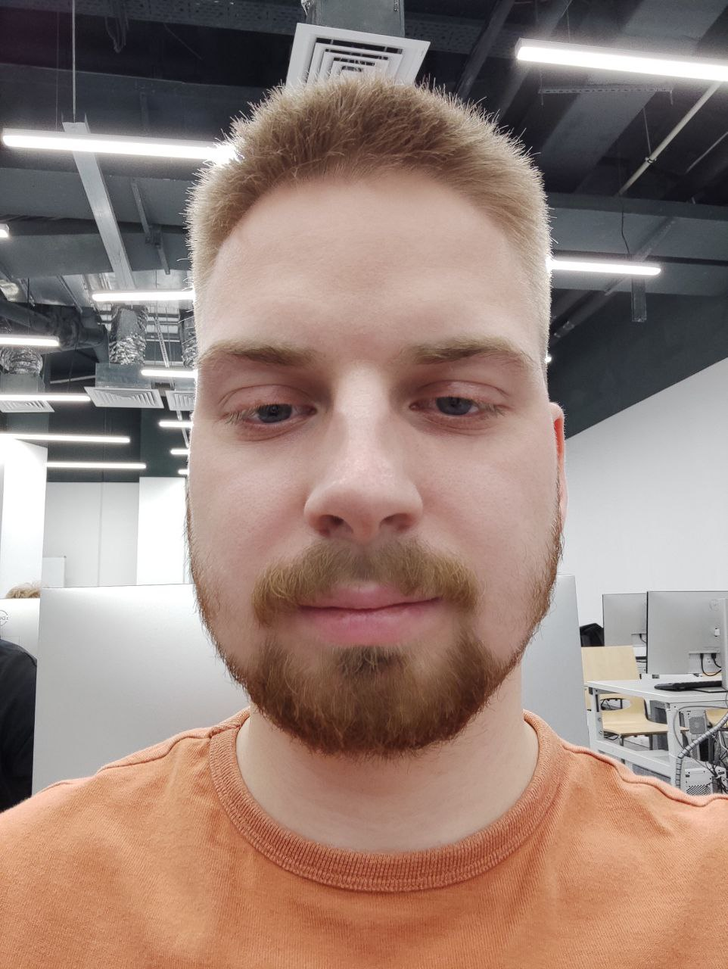
//> input picture portrait_mode/images/portrait.png, 728 x 969 px, shrunk from 962 x 1280 before the run
$ ./main ../images/portrait.png ../images/portrait.png   (built with g++ and OpenCV 4)
//> lines starting //> are read from the running program, lines starting //| are printed output that depends on the picture
### portrait_mode/src/inc/utils.hpp
#ifndef MY_PROJECT_UTILS_H
#define MY_PROJECT_UTILS_H


#include <iostream>
#include <opencv2/opencv.hpp>
#include <opencv2/core/hal/intrin.hpp>
#include <opencv2/core/hal/intrin_sse.hpp>

cv::Mat enhance(cv::Mat const& f, cv::Mat const& w, float lam);

#endif // MAX_MIN_FILTER_UTILS_H

### portrait_mode/src/utils.cpp
#include "utils.hpp"


cv::Mat enhance(cv::Mat const& f, cv::Mat const& w, float lam) {
    cv::Mat f_float;
    f.convertTo(f_float, CV_32F);
    u_int16_t Ny = f_float.rows;
    u_int16_t Nx = f_float.cols;

    // Finding grad_f
    cv::Mat grad_fx(Ny, Nx, CV_32F);
    cv::Mat grad_fy(Ny, Nx, CV_32F);
    cv::Sobel(f_float, grad_fx, CV_32F, 1, 0);
    cv::Sobel(f_float, grad_fy, CV_32F, 0, 1);

    // Finding gx, gy
    cv::Mat gx(Ny, Nx, CV_32FC2, cv::Scalar(0,0));
    cv::Mat gy(Ny, Nx, CV_32FC2, cv::Scalar(0,0));
    cv::Mat complex_f(Ny, Nx, CV_32FC2, cv::Scalar(0,0));
    for (int y = 0; y < Ny; ++y) {
        for (int x = 0; x < Nx; ++x) {
            gx.at<cv::Vec2f>(y, x)[0] = grad_fx.at<float>(y, x) * w.at<uchar>(y, x) / 100.0;
            gy.at<cv::Vec2f>(y, x)[0] = grad_fy.at<float>(y, x) * w.at<uchar>(y, x) / 100.0;
            complex_f.at<cv::Vec2f>(y, x)[0] = f_float.at<float>(y, x);
        }
    }

    // Furie
    cv::Mat Gx(Ny, Nx, CV_32FC2);
    cv::Mat Gy(Ny, Nx, CV_32FC2);
    cv::Mat F(Ny, Nx, CV_32FC2);
    cv::dft(gx, Gx);
    cv::dft(gy, Gy);
    cv::dft(complex_f, F);

    // D
    cv::Mat Dx(Ny, Nx, CV_32FC2, cv::Scalar(0, 0));
    cv::Mat Dy(Ny, Nx, CV_32FC2, cv::Scalar(0, 0));

    for (int y = 0; y < Ny; ++y) {
        for (int x = 0; x < Nx; ++x) {
            float real_part = 0.0f;
            float imag_part = std::sin(2 * M_PI * x / static_cast<float>(Nx));
            Dx.at<cv::Vec2f>(y, x) = cv::Vec2f(real_part, imag_part);
            real_part = 0.0f;
            imag_part = std::sin(2 * M_PI * y / static_cast<float>(Ny));
            Dy.at<cv::Vec2f>(y, x) = cv::Vec2f(real_part, imag_part);
        }
    }

    cv::Mat Mult1(Ny, Nx, CV_32FC2, cv::Scalar(0, 0));
    cv::Mat Mult2(Ny, Nx, CV_32FC2, cv::Scalar(0, 0));
    cv::Mat Ones(Ny, Nx, CV_32FC2, cv::Scalar(1, 0));

    cv::mulSpectrums(Dx, Gx, Mult1, 0);
    cv::mulSpectrums(Dy, Gy, Mult2, 0);
    cv::Mat num = -F + lam * Mult1 + lam * Mult2;

    cv::mulSpectrums(Dx, Dx, Mult1, 0);
    cv::mulSpectrums(Dy, Dy, Mult2, 0);
    cv::Mat den = lam * Mult1 + lam * Mult2 - Ones;

    cv::Mat U(Ny, Nx, CV_32FC2, cv::Scalar(0, 0));
    cv::divSpectrums(num, den, U, 0);

    cv::Mat u;
    cv::idft(U, u, cv::DFT_SCALE | cv::DFT_REAL_OUTPUT);
    u.convertTo(u, CV_8U);

    return u;
}

### portrait_mode/src/main.cpp
#include <vector>

#include "utils.hpp"


int main(int argc, char const* argv[]) {
    cv::Mat src = cv::imread(argv[1]);
//> src is the input picture: 969 rows x 728 cols, CV_8UC3; mean B, G, R 120.2, 129.3, 152.1
    cv::Mat bad_mask = cv::imread(argv[2]);

    if (src.empty()) {
        std::cerr << "ERROR! Unable to open image" << std::endl;
        return -1;
    }

    // Create mask with w
    u_int16_t Ny = src.rows;
//> Ny = 969
    u_int16_t Nx = src.cols;
//> Nx = 728
    cv::Mat mask(Ny, Nx, CV_8U, cv::Scalar(0));
    for (int y = 0; y < Ny; ++y) {
        for (int x = 0; x < Nx; ++x) {
            if (bad_mask.at<cv::Vec3b>(y, x) != cv::Vec3b(0, 0, 0)) {
                mask.at<uchar>(y, x) = 255;
            }
        }
    }
//> mask: 969 rows x 728 cols, CV_8UC1; every value is 255

    cv::Mat f = src;
    std::vector<cv::Mat> channels;
    cv::split(f, channels);
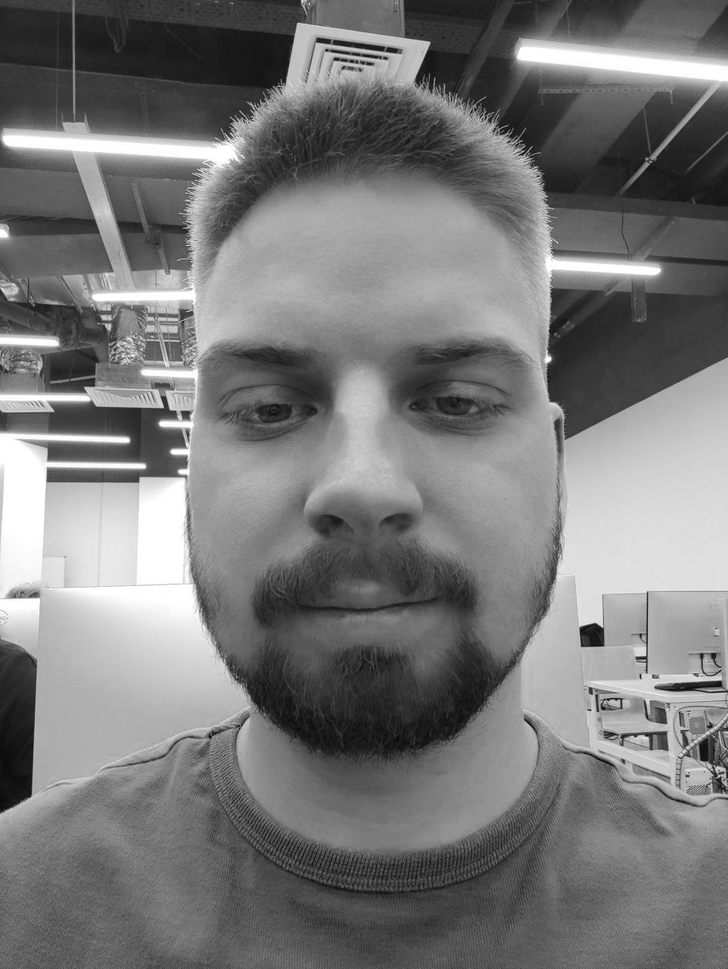
//> channels[0]: 969 rows x 728 cols, CV_8UC1; min 0, max 255, mean 120.2
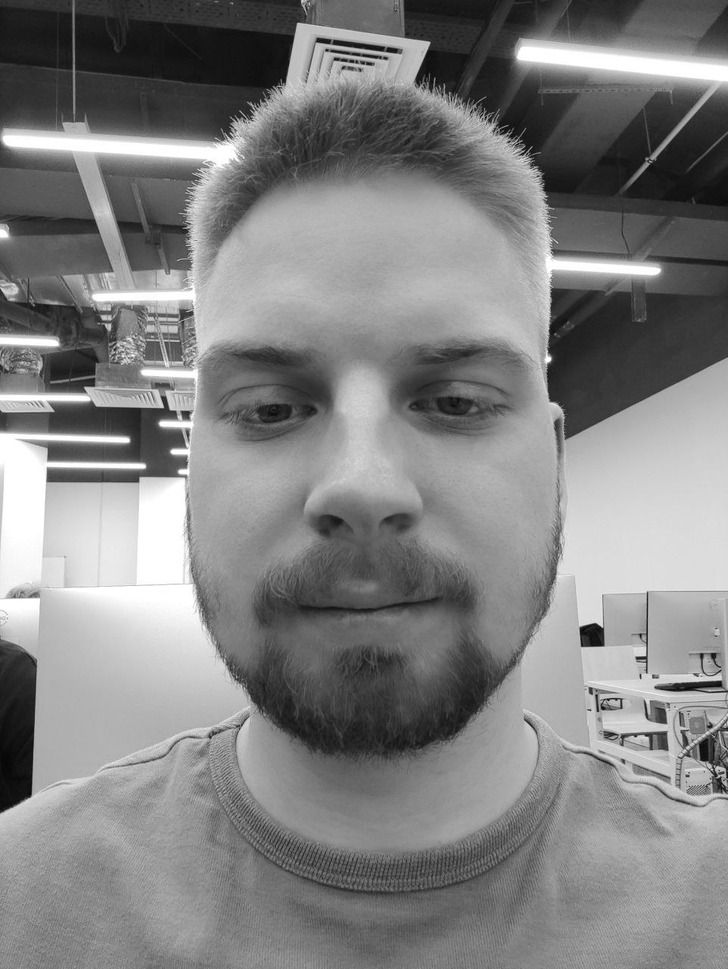
//> channels[1]: 969 rows x 728 cols, CV_8UC1; min 4, max 255, mean 129.3
    cv::Mat f1 = channels[0];
    cv::Mat f2 = channels[1];
    cv::Mat f3 = channels[2];

    float object_scale = 150;
    float background_scale = 1;
    cv::Mat m(Ny, Nx, CV_8U);
    cv::cvtColor(src, m, cv::COLOR_BGR2GRAY);
    for (int y = 0; y < Ny; ++y) {
        for (int x = 0; x < Nx; ++x) {
            if (mask.at<uchar>(y, x) != 0) {
                m.at<uchar>(y, x) = object_scale;
            }
            else {
                m.at<uchar>(y, x) = background_scale;
            }
        }
    }
//> m: 969 rows x 728 cols, CV_8UC1; every value is 150
    cv::Mat m_clone = m.clone();
    // m.convertTo(m, CV_32F);

    float l = 0.5;
    cv::Mat ch1 = enhance(f1, m, l);
//> in enhance, `cv::Sobel(f_float, grad_fy, CV_32F, 0, 1);`:
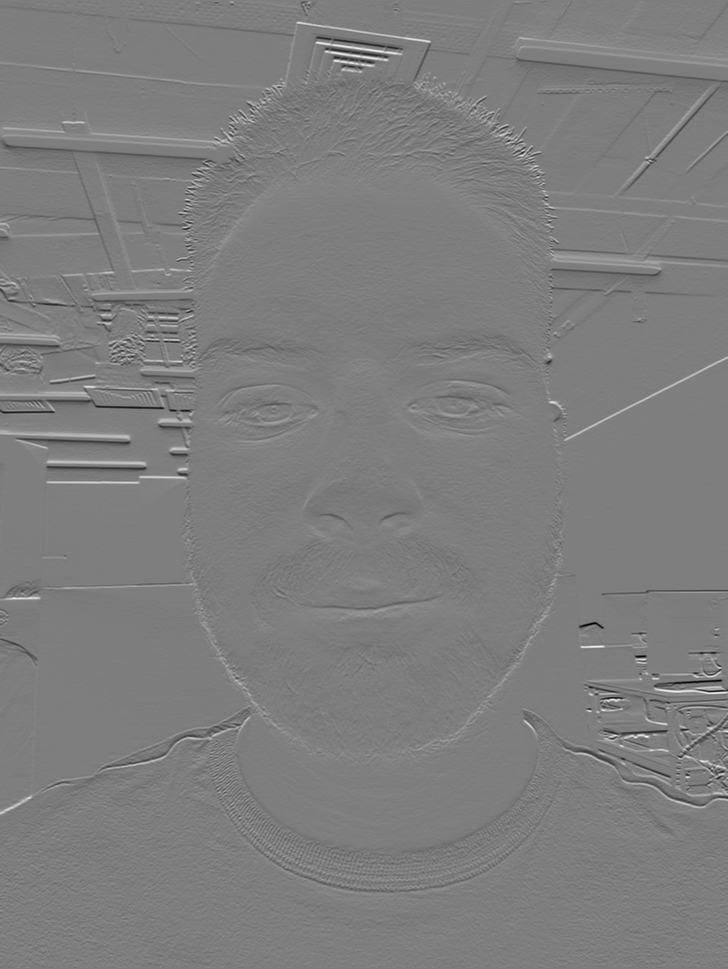
//> grad_fy: 969 rows x 728 cols, CV_32FC1; min -742, max 759, mean 0.2; drawn with min black and max white
    cv::Mat ch2 = enhance(f2, m, l);
    cv::Mat ch3 = enhance(f3, m, l);
//> call 3 of enhance, with lam = 0.5
//> in enhance (call 3), `cv::idft(U, u, cv::DFT_SCALE | cv::DFT_REAL_OUTPUT);`:
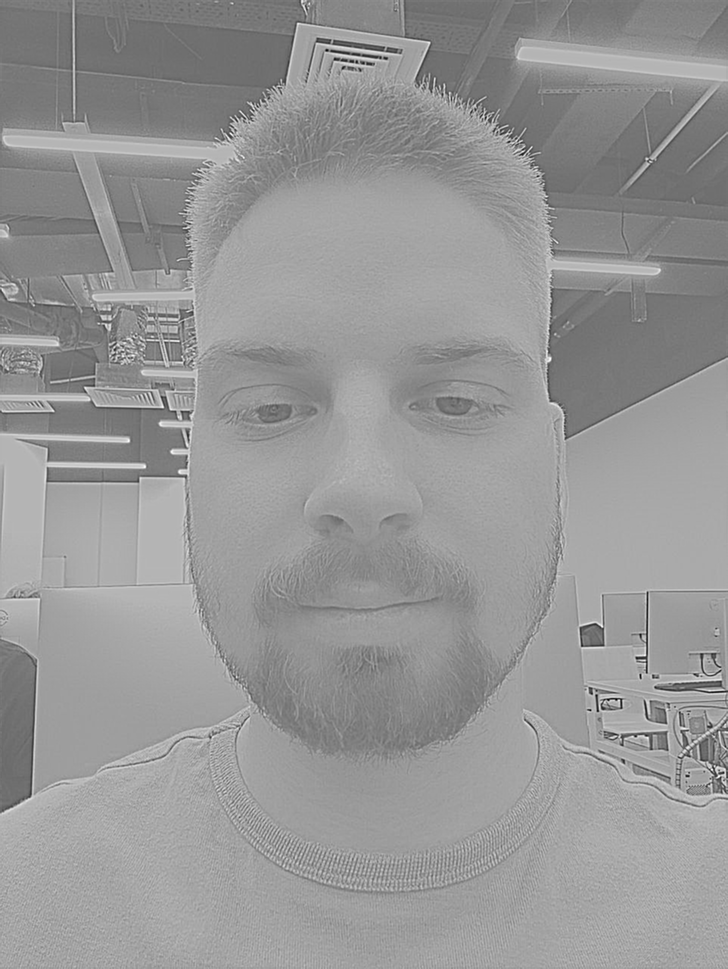
//> u: 969 rows x 728 cols, CV_32FC1; min -364.8, max 509.6, mean 152.1; drawn with min black and max white
//> in enhance (call 3), `u.convertTo(u, CV_8U);`:
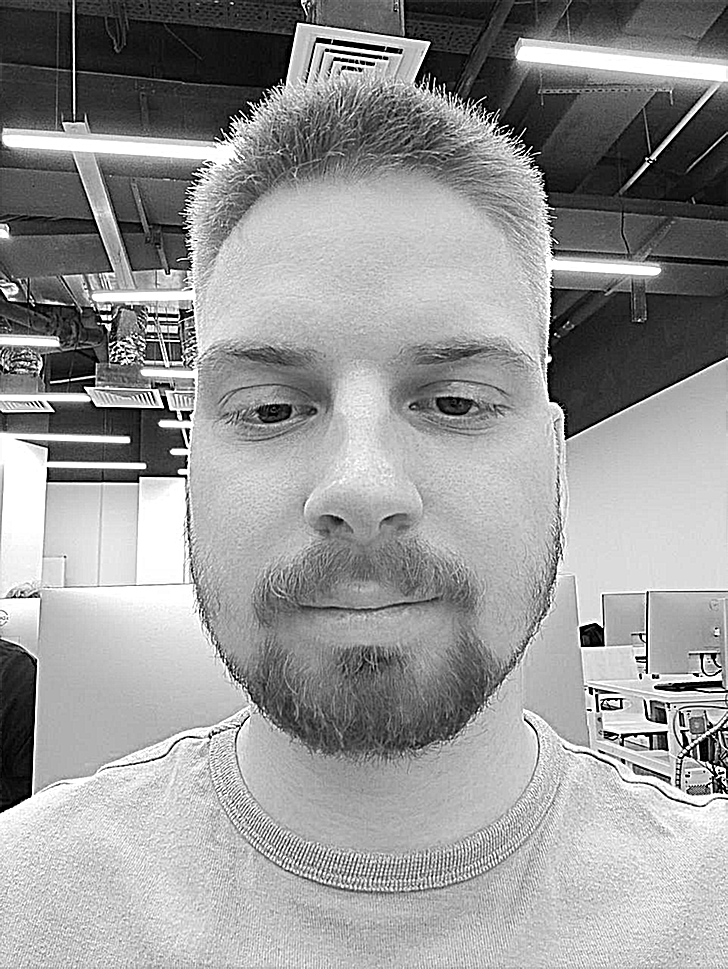
//> u: 969 rows x 728 cols, CV_8UC1; min 0, max 255, mean 151.6
    std::vector<cv::Mat> rgb_vec = {ch1, ch2, ch3};
    cv::Mat result;
    cv::merge(rgb_vec, result);
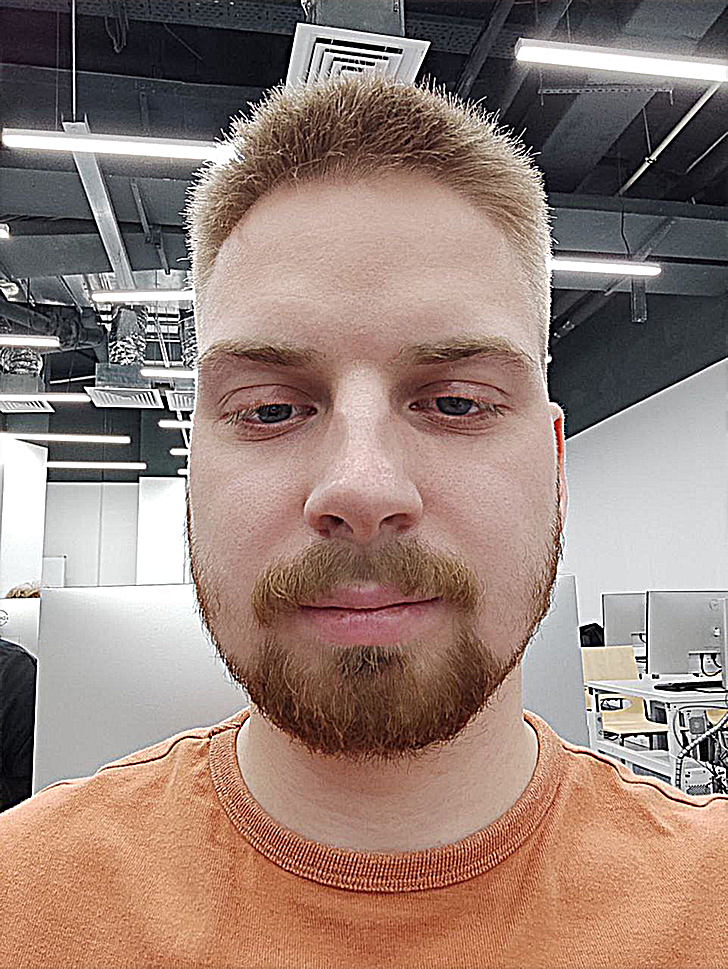
//> result: 969 rows x 728 cols, CV_8UC3; mean B, G, R 120.1, 129.1, 151.6

    cv::imshow("Original Image, f", f);
    cv::imshow("m", m_clone);
    cv::imshow("Result", result);
    cv::waitKey(0);
    cv::destroyAllWindows();

    return 0;
}
